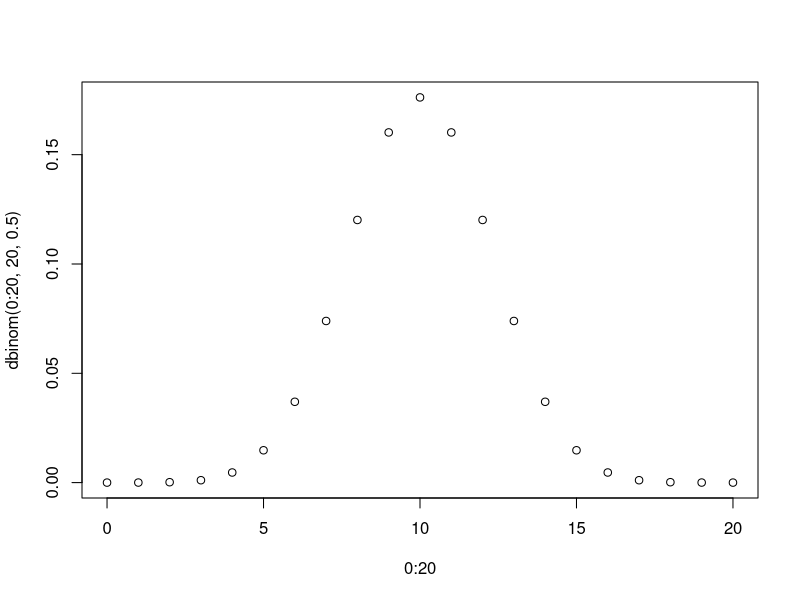
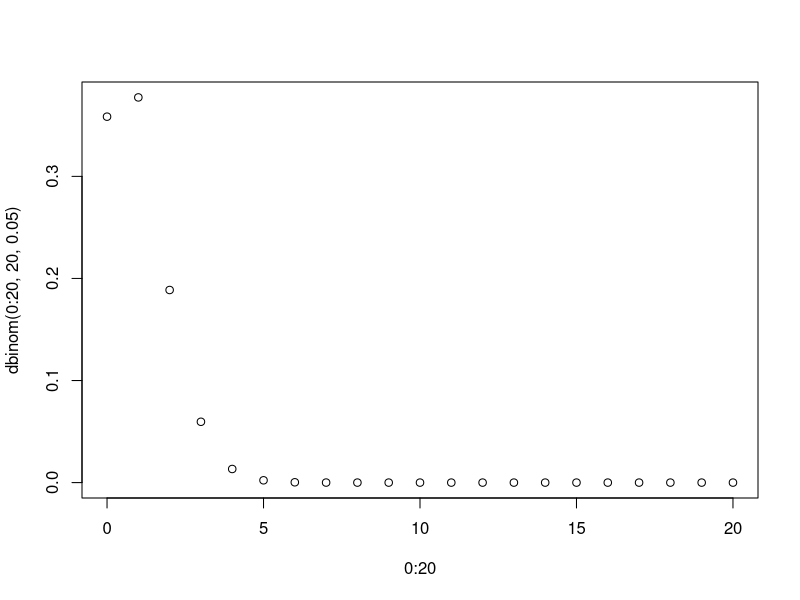

These figures' R source, in order:
## ---- chunk 1
# explore probability mass function of binomial distribution

dbinom(0, 20, 0.5) # probability of getting 0 successes out of 20 when p(success) is 0.5
dbinom(10, 20, 0.5) 

plot(0:20, dbinom(0:20, 20, 0.5)) # probability of getting 0 successes out of 20 when p(success) is 0.5
plot(0:20, dbinom(0:20, 20, 0.05)) # lower success prob


# explore beta distribution

pbeta(0.2, 2, 20) # prob that parameter theta < 0.2 for a beta(2, 20) distribution
# after incorporating prior and data, new beta(2, 40) distribution as Bayesian estimate
# but the Bayesian estimate gives us more info than just distribution
pbeta(0.2, 2, 40) # updated prob as before
1 - pbeta(0.15, 2, 40) # prob that parameter theta > 0.15 given our data and posterior dist
pbeta(0.15, 2, 40, lower.tail = FALSE)
# these are probabilities that theta is in some interval
# conversely, posterior credible interval:
qbeta(c(0.025, 0.975), 2, 40)
# which means P(0.006 < theta < 0.13 | data) = 0.95
